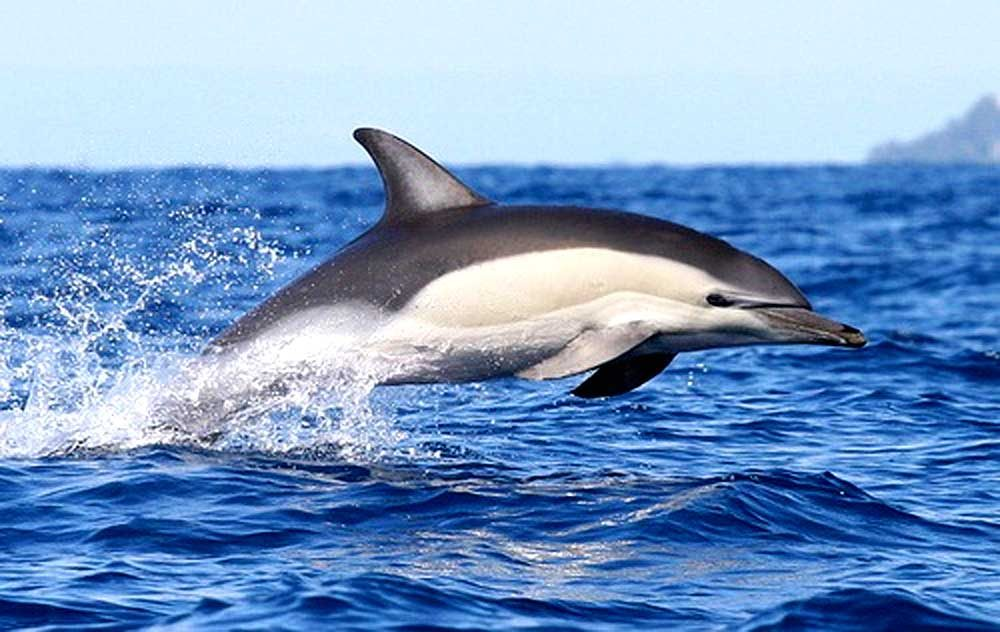
#> input picture Semana_6/delfin.jpg, 1000 x 632 px
$ python 3.py
#> lines starting #> are read from the running program, lines starting #| are printed output that depends on the picture
import cv2
import numpy as np
from scipy import signal

slider_max = 70
title_window = '???'
def on_trackbar(val):
    if val > 2:
        dst = src2 + val/255
        cv2.imshow(title_window, dst)
    elif val == 1:
        blur = cv2.blur(src2, (7,7))
        mask = src2 - blur
        unsharp_image = mask + src2
        cv2.imshow(title_window, unsharp_image)

    elif val == 0:
       A = 0
       kernel = np.array([[-1,-1,-1], [-1,A+8,-1], [-1,-1,-1]])
       out = signal.convolve2d(src2, kernel, mode= "same")
       cv2.imshow(title_window, out)

src1 = cv2.imread("delfin.jpg")[..., ::-1]/255
src2 = cv2.imread("delfin.jpg", 0)/255
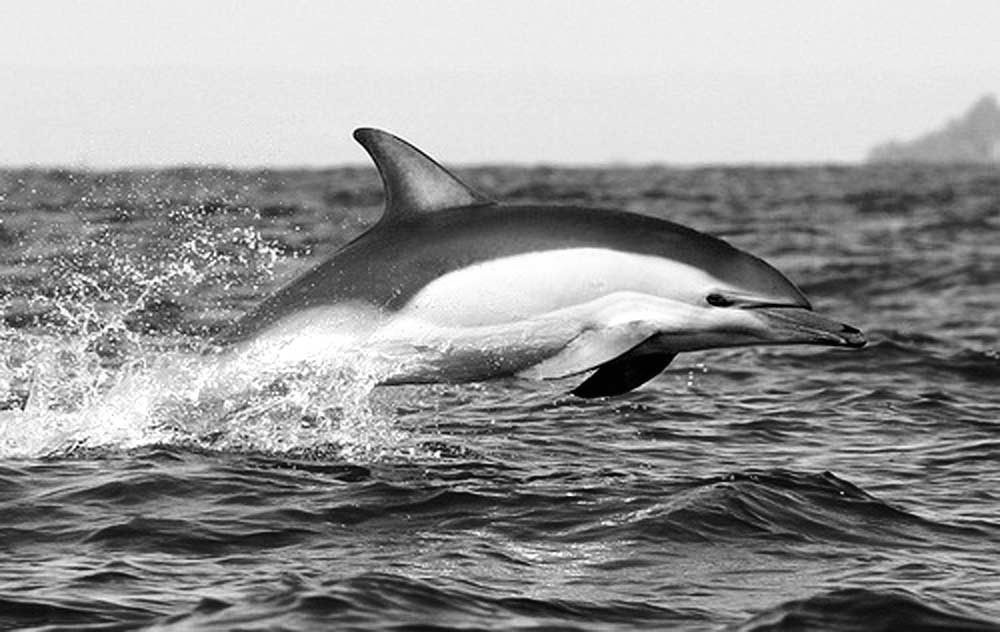
#> src2: shape (632, 1000) float64; min 0, max 1, mean 0.584
src3 = cv2.imread("delfin.jpg")/255

cv2.namedWindow(title_window)
trackbar_name = f"??? {slider_max}"
cv2.createTrackbar(trackbar_name, title_window, 0, slider_max, on_trackbar)
on_trackbar(0)
#> in on_trackbar, `out = signal.convolve2d(src2, kernel, mode= "same")`:
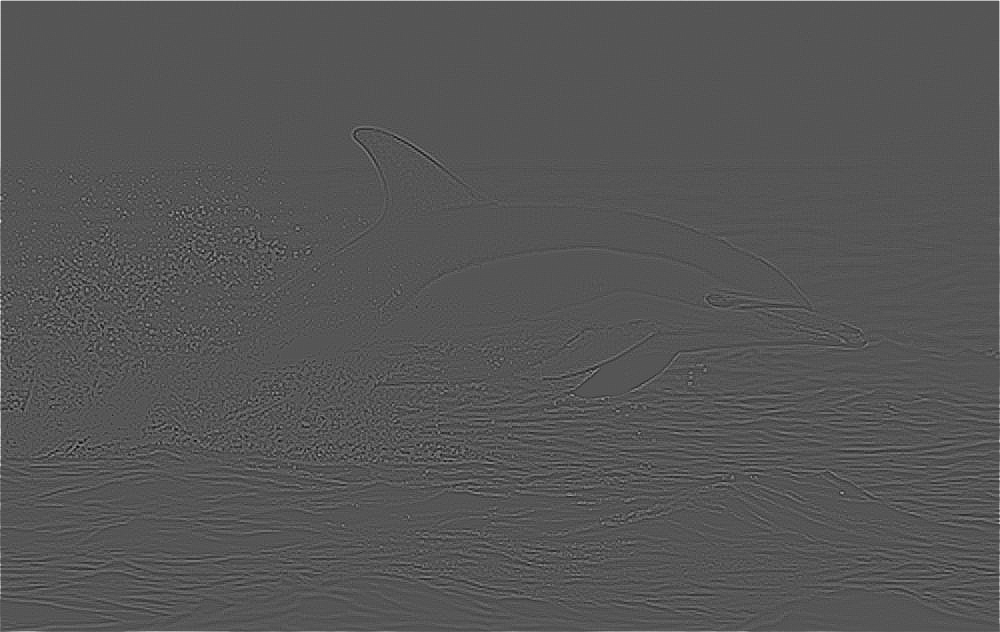
#> out: shape (632, 1000) float64; min -2.35, max 4.63, mean 0.00927; drawn with min black and max white
#> in on_trackbar, `cv2.imshow(title_window, out)`:
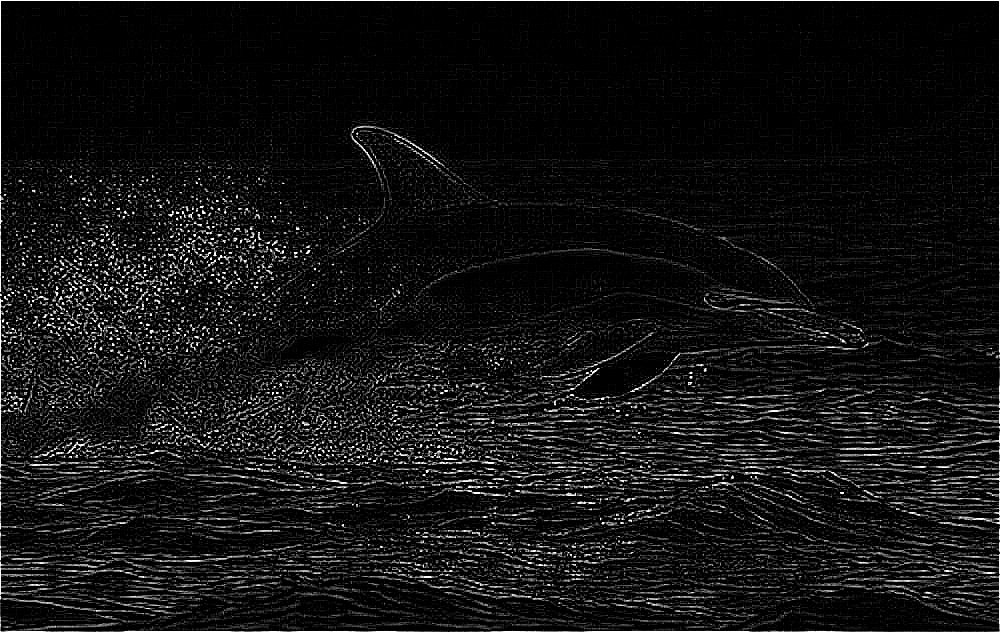
#> window '???': shape (632, 1000); min 0, max 255, mean 19.1
while True:
    key = cv2.waitKey(1)
#> (key Esc is pressed here)
    if key != -1:
        break
cv2.destroyAllWindows()
